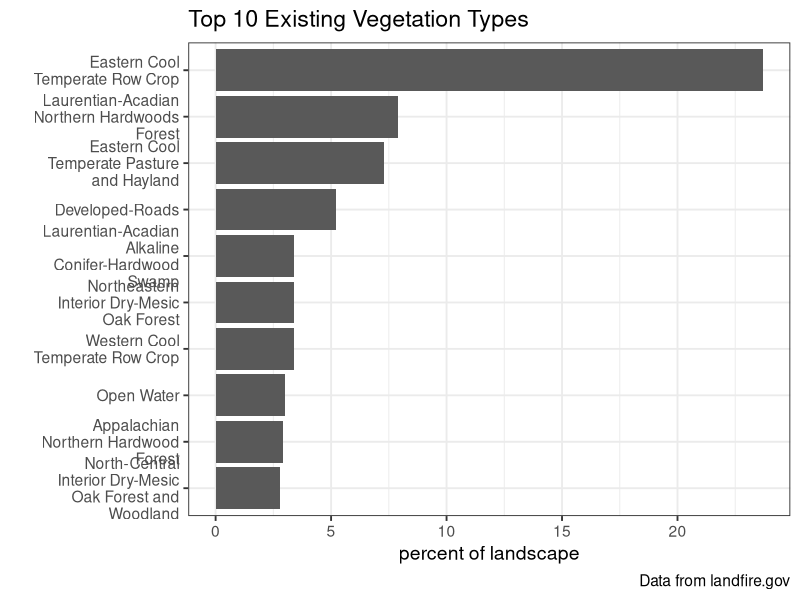
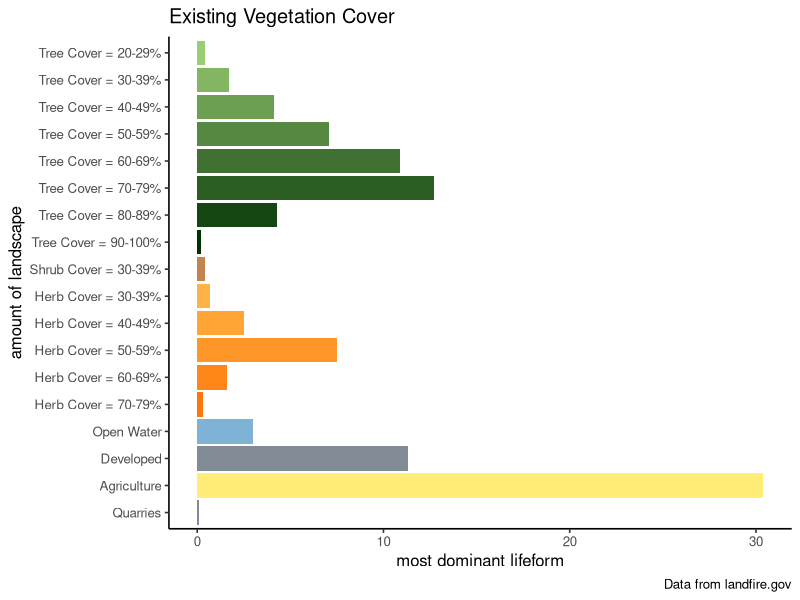
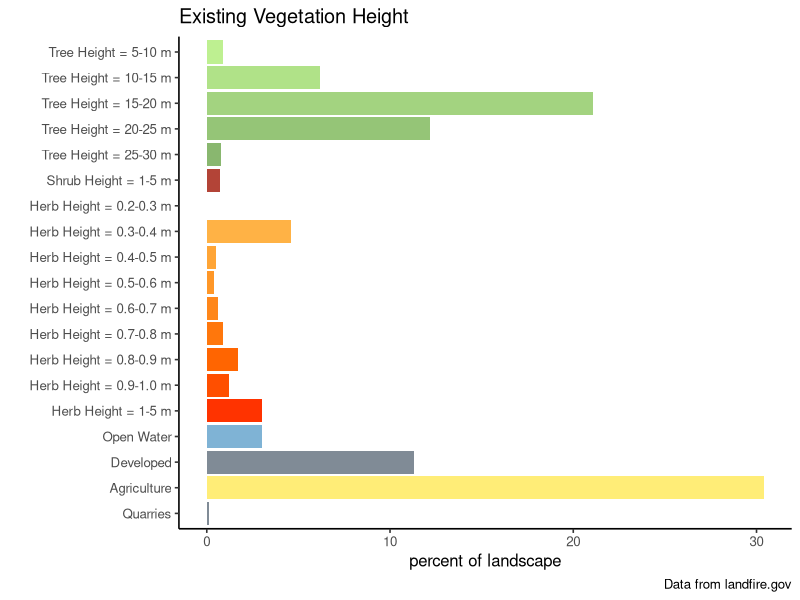

Recreate these plots in R, in order.
## ---- chunk 1
library(tidyverse)

## ---- chunk 2
evtname <- read.csv(file = "data/evt_atts_r.csv") %>%
  group_by(EVT_NAME) %>%
  summarize(ACRES = sum(ACRES),
            REL_PERCENT = sum(REL_PERCENT)) %>%
  arrange(desc(REL_PERCENT)) %>%
  top_n(n = 10, wt = REL_PERCENT)

# plot
evtChart <-
  ggplot(data = evtname, aes(x = EVT_NAME, y = REL_PERCENT)) +
  geom_bar(stat = "identity") +
  labs(
    title = "Top 10 Existing Vegetation Types",
    caption = "Data from landfire.gov",
    x = "",
    y = "percent of landscape") +
  scale_x_discrete(limits = rev(evtname$EVT_NAME),
                   labels = function(x) str_wrap(x, width = 18)) +
  coord_flip() +
  theme_bw(base_size = 14)



evtChart
## ---- chunk 3
evcname <- read.csv("data/evc_atts_r.csv")

# create "type" column based on conditions
evcname <- evcname %>% mutate(type = if_else(Value %in% 11, "Open Water",
                                             if_else(Value %in% 12, "Snow / Ice",
                                                     if_else(Value %in% c(13:25), "Developed",
                                                             if_else(Value %in% 31, "Barren",
                                                                     if_else(Value %in% c(60:70), "Agriculture",
                                                                             if_else(Value %in% 32, "Quarries",
                                                                                     if_else(Value %in% 100, "Sparse Vegetation",
                                                                                             if_else(Value %in% c(101:199), "Tree",
                                                                                                     if_else(Value %in% c(201:299), "Shrub",
                                                                                                             if_else(Value %in% c(301:399), "Herb",
                                                                                                                     "Other")))))))))))

# create reverse substr() function
revSubstr <- function(x, start, stop) {
  x <- strsplit(x, "")
  sapply(x, 
         function(x) paste(rev(rev(x)[start:stop]), collapse = ""), 
         USE.NAMES = FALSE)  }

# create cover column based on 2nd and 3rd to last Values of classname
# if "Other" type, make 0
evcname <- evcname %>% mutate(cover = as.numeric(if_else(Value > 100,
                                                         revSubstr(evcname$CLASSNAMES, start = 2, stop = 3),
                                                         "0")))

# create bin breaks for grouping
breaks <- seq(0, 100, 10)
# create intervals for grouping and summarize
# also create factor order for "type"
evcgroup <- evcname %>%
  mutate(interval = cut(cover,
                        breaks, 
                        include.lowest = TRUE, 
                        right = T,
                        labels = c("0-9", "10-19", "20-29", "30-39", "40-49", "50-59", "60-69", "70-79", 
                                   "80-89", "90-100")),
         type = factor(type, levels = c("Tree", "Shrub", "Herb", "Open Water", "Snow / Ice", "Developed", "Agriculture", "Sparse Vegetation", "Barren", "Quarries", "Other"))) %>%
  group_by(type, interval) %>%
  summarize(Count = sum(Count),
            ACRES = sum(ACRES),
            REL_PERCENT = sum(REL_PERCENT))

# add label and legend names based on condition
evcgroup <- evcgroup %>% mutate(label = if_else(type %in% c("Tree", "Shrub", "Herb"),
                                                paste0(type, " Cover = ", interval, "%"), as.character(type)),
                                legend = if_else(type %in% c("Tree", "Shrub", "Herb", "Open Water"),
                                                 type, as.factor("Other")))

# turn current label order to factors
evclabel.list <- evcgroup$label
evcgroup <- evcgroup %>% mutate(label = fct_rev(factor(label, evclabel.list)))



# create factor level colors for legend (original from Myles)
## cols <- c("Tree" = "#196F3D", "Shrub" = "#229954", "Herb" = "#52BE80", "Open Water" = "#7FB3D5",
##          "Other" = "#808B96")

# join in custom cols column to color bars by specific label

evc_group_cols <- read.csv("data/evc_group_cols.csv")

evcgroup <- left_join(evcgroup, evc_group_cols, by = "label")

evcgroup$label <- factor(evcgroup$label, levels = rev(evcgroup$label))

evcgroup <- evcgroup %>%
  filter(REL_PERCENT > 0.01)

# plot
evcChart <-
  ggplot(data = evcgroup, aes(x = label, y = REL_PERCENT, fill = colors)) +
  geom_bar(stat = "identity") +
  labs(
    title = "Existing Vegetation Cover",
    caption = "Data from landfire.gov",
    x = "amount of landscape",
    y = "most dominant lifeform") +
  scale_fill_identity() +
  coord_flip() +
  theme_classic(base_size = 12)+
  theme(legend.position = "none") 


evcChart


## ---- chunk 4

# load evh attribute table
evhname <- read.csv(file = "data/evh_atts_r.csv")


# create "type" column based on conditions
evhname <- evhname %>% mutate(type = if_else(Value %in% 11, "Open Water",
                                             if_else(Value %in% 12, "Snow / Ice",
                                                     if_else(Value %in% c(13:25), "Developed",
                                                             if_else(Value %in% 31, "Barren",
                                                                     if_else(Value %in% c(60:70), "Agriculture",
                                                                             if_else(Value %in% 32, "Quarries",
                                                                                     if_else(Value %in% 100, "Sparse Vegetation",
                                                                                             if_else(Value %in% c(101:199), "Tree",
                                                                                                     if_else(Value %in% c(201:299), "Shrub",
                                                                                                             if_else(Value %in% c(301:399), "Herb",
                                                                                                                     "Other"))))))))))) %>%
  mutate(height_m = if_else(type %in% "Tree", (Value -100),
                            if_else(type %in% "Shrub", ((Value - 200) / 10),
                                    if_else(type %in% "Herb", ((Value - 300) / 10), 0))) %>%
           as.character() %>% as.numeric())

# create bin breaks for grouping
breaks <- c(0, 0.1, 0.2, 0.3, 0.4, 0.5, 0.6, 0.7, 0.8, 0.9, 1, 5, 10, 15, 20, 25, 30, 35, 40, 45, 50, 55, 60, 65, 70, 75, 80, 85, 90, 95, 100)

# create intervals for grouping and summarize
# also create factor order for "type"
evhgroup <- evhname %>%
  mutate(interval = cut(height_m,
                        breaks, 
                        include.lowest = TRUE, 
                        right = F,
                        labels = c("0", "0.1-0.2", "0.2-0.3", "0.3-0.4" ,"0.4-0.5", "0.5-0.6", "0.6-0.7", "0.7-0.8", "0.8-0.9", "0.9-1.0", "1-5", "5-10", "10-15", "15-20", "20-25", "25-30", "30-35", "35-40", "40-45", "45-50", "50-55", "55-60", "60-65", "65-70", "70-75", "75-80", "80-85", "85-90", "90-95", "95-100")),
         type = factor(type, levels = c("Tree", "Shrub", "Herb", "Open Water", "Snow / Ice", "Developed", "Agriculture", "Sparse Vegetation", "Barren", "Quarries", "Other"))) %>%
  group_by(type, interval) %>%
  summarise(Value = sum(Value),
            ACRES = sum(ACRES),
            REL_PERCENT = sum(REL_PERCENT))



# add label and legend names based on condition
evhgroup <- evhgroup %>% mutate(label = if_else(type %in% c("Tree", "Shrub", "Herb"),
                                                paste0(type, " Height = ", interval, " m"), as.character(type)),
                                legend = if_else(type %in% c("Tree", "Shrub", "Herb", "Open Water"),
                                                 type, as.factor("Other")))
# turn current label order to factors
evhlabel.list <- evhgroup$label
evhgroup <- evhgroup %>% mutate(label = fct_rev(factor(label, evhlabel.list)))

# create factor level colors for legend
##cols <- c("Tree" = "#196F3D", "Shrub" = "#229954", "Herb" = "#52BE80", "Open Water" = "#7FB3D5","Other" = "#808B96")

# join in custom cols column to color bars by specific label

evh_group_cols <- read.csv("data/evh_group_cols.csv")

evhgroup <- left_join(evhgroup, evh_group_cols, by = "label")

evhgroup$label <- factor(evhgroup$label, levels = rev(evhgroup$label))

evhgroup <- evhgroup %>%
  filter(REL_PERCENT > 0.01)

# plot
evhChart <-
ggplot(data = evhgroup, aes(x = label, y = REL_PERCENT, fill = colors)) +
  geom_bar(stat = "identity") +
  labs(
    title = "Existing Vegetation Height",
    caption = "Data from landfire.gov",
    x = "",
    y = "percent of landscape") +
  scale_fill_identity() +
  coord_flip() +
  theme_classic(base_size = 12)+
  theme(legend.position = "none")

evhChart



# plot with original color scheme
# evhChart <-
# ggplot(data = evhgroup, aes(x = label, y = REL_PERCENT, fill = legend)) +
#   geom_bar(stat = "identity") +
#   labs(
#     title = "Existing Vegetation Height",
#     subtitle = "landscape_name",
#     caption = "Data from landfire.gov.",
#     x = "",
#     y = "percent of landscape") +
#   scale_fill_manual(Values = cols, name = "") +
#   coord_flip() +
#   theme_bw()
# 
# evhChart





